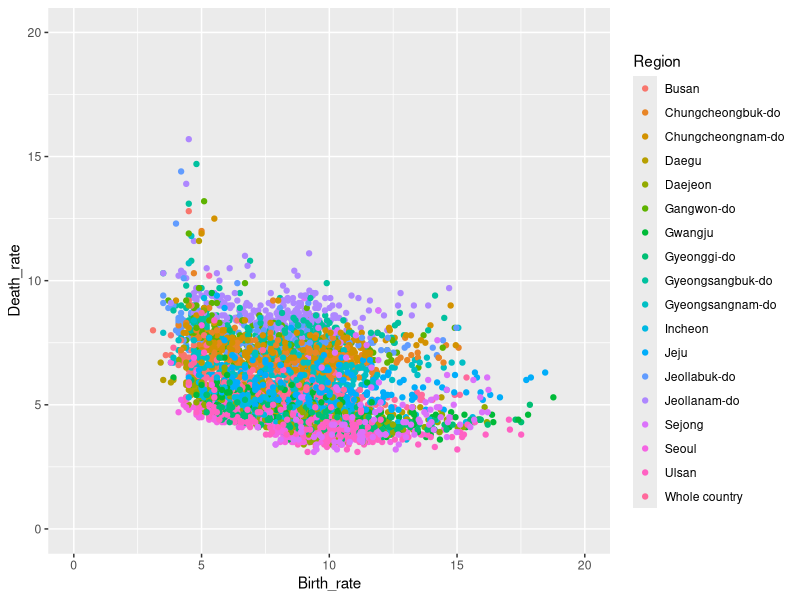
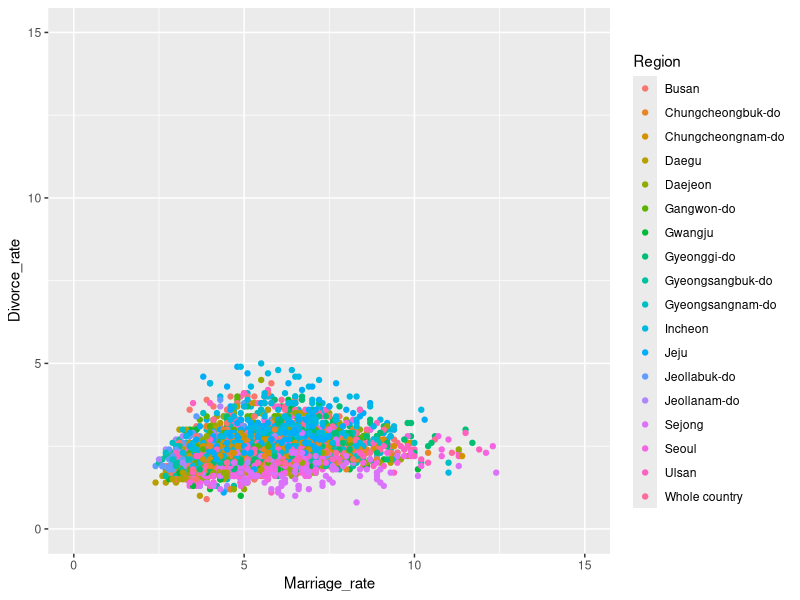
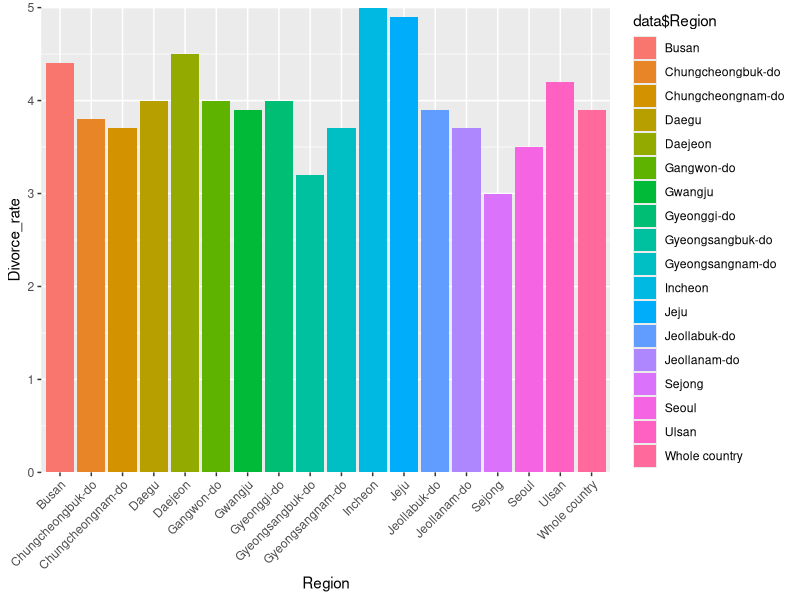
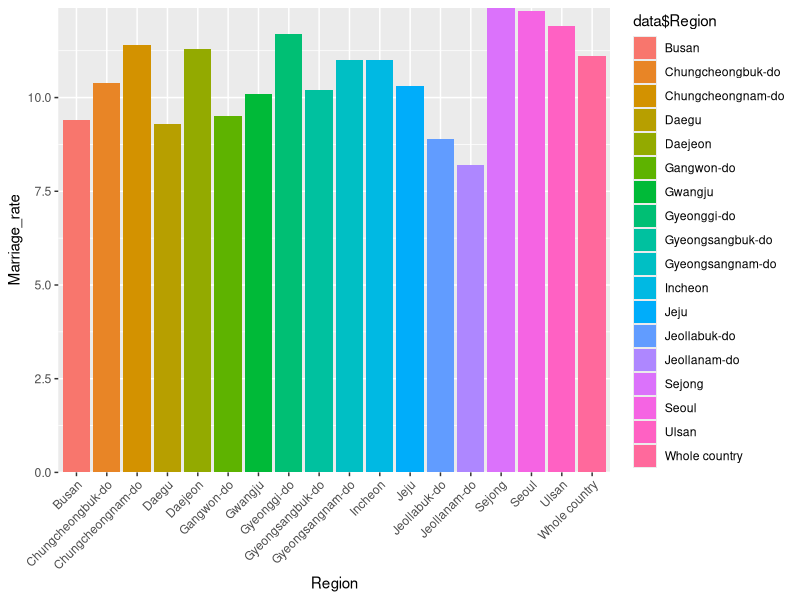
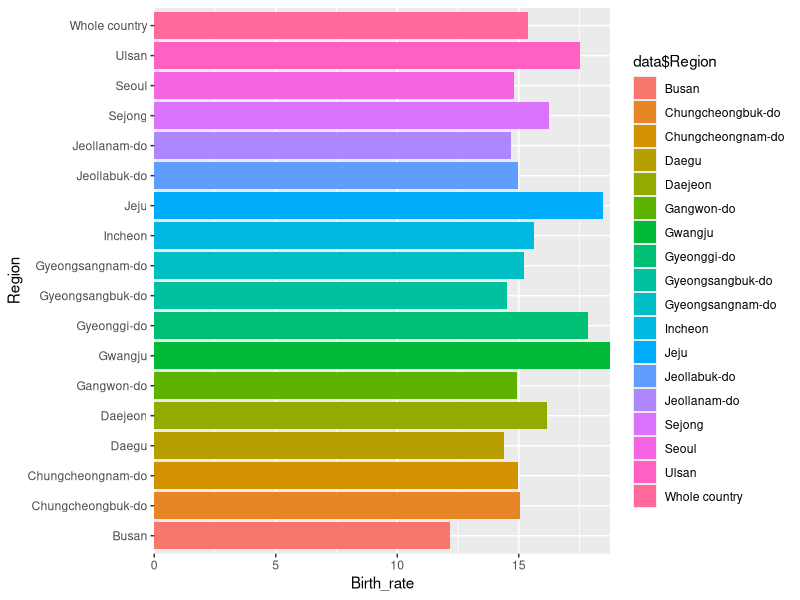
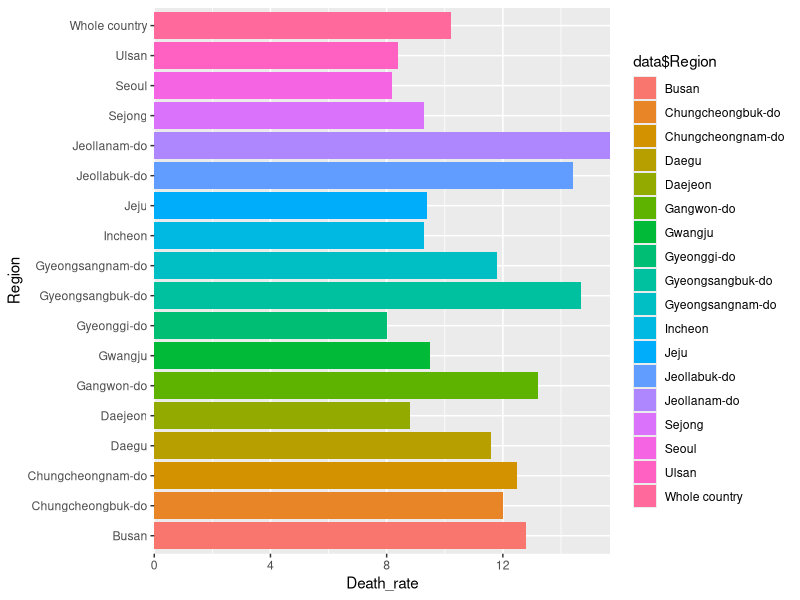
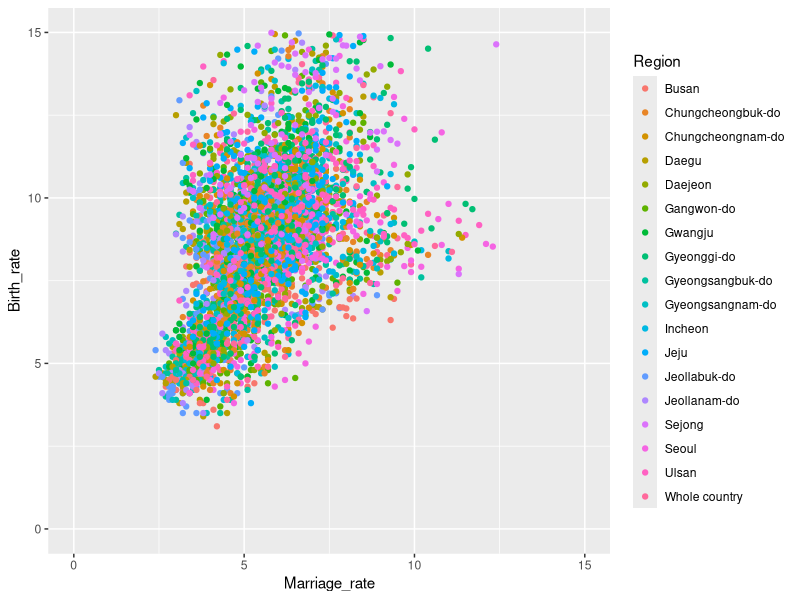
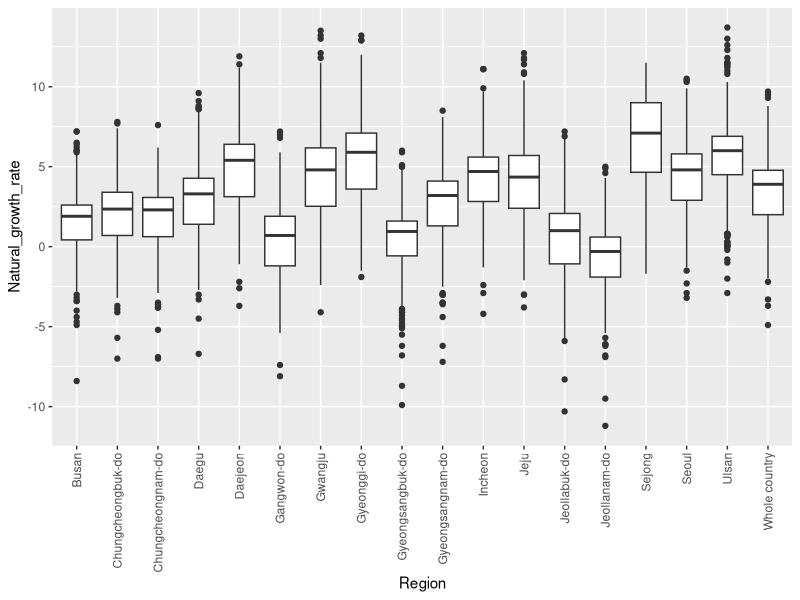

Reproduce these figures in R, in order.
## ---- chunk 1

library("tidyverse")
library("lubridate")
library("ggthemes")
## ---- chunk 2

data <- read_csv("Korean_demographics_2000-2022.csv")

head(data)
glimpse(data)
str(data)
## ---- chunk 3

head(data$Date, 25)

data$Date <- lubridate::mdy(data$Date)
str(data)
## ---- chunk 4

glimpse(data)
sum(is.na(data$Date))
## ---- chunk 5

data %>%
	ggplot(aes(x = Birth_rate, y = Death_rate)) +
	geom_point(aes(color = Region)) +
	scale_x_continuous(limits = c(0, 20)) +
	scale_y_continuous(limits = c(0, 20))
## ---- chunk 6

data %>%
	ggplot(aes(x = Marriage_rate, y = Divorce_rate)) +
	geom_point(aes(color = Region)) +
	scale_x_continuous(limits = c(0, 15)) +
	scale_y_continuous(limits = c(0, 15))
## ---- chunk 7

data %>%
	group_by(Region) %>%
	ggplot(aes(x = Region, y = Divorce_rate, fill = data$Region)) +
	geom_col(position = "dodge") +
	scale_y_continuous(expand = c(0, 0)) +
	theme(axis.text.x = element_text(angle = 45, hjust = 1))
## ---- chunk 8

data %>%
	group_by(Region) %>%
	ggplot(aes(x = Region, y = Marriage_rate, fill = data$Region)) +
	geom_col(position = "dodge") +
	scale_y_continuous(expand = c(0, 0)) +
	theme(axis.text.x = element_text(angle = 45, hjust = 1))
## ---- chunk 9

data %>%
	group_by(Region) %>%
	ggplot(aes(x = Region, y = Birth_rate, fill = data$Region)) +
	geom_col(position = "dodge") +
	scale_y_continuous(expand = c(0, 0)) +
	coord_flip()
## ---- chunk 10

data %>%
	group_by(Region) %>%
	ggplot(aes(x = Region, y = Death_rate, fill = data$Region)) +
	geom_col(position = "dodge") +
	scale_y_continuous(expand = c(0, 0)) +
	coord_flip()
## ---- chunk 11

data %>%
	ggplot(aes(x = Marriage_rate, y = Birth_rate)) +
	geom_point(aes(color = Region)) +
	scale_x_continuous(limits = c(0, 15)) +
	scale_y_continuous(limits = c(0, 15))

## ---- chunk 12

data %>%
	group_by(Region) %>%
	summarize(mean(Death_rate), mean(Divorce_rate))
## ---- chunk 13

glimpse(data)

data %>%
	group_by(Region) %>%
	ggplot(aes(x = Region, y = Natural_growth_rate)) +
	geom_boxplot() +
	theme(axis.text.x = element_text(angle = 90, vjust = 0.5, hjust = 1))
## ---- chunk 14

data %>%
	group_by(Region) %>%
	ggplot(aes(x = Region, y = Death, fill = Region)) +
	geom_col() +
	coord_flip()
